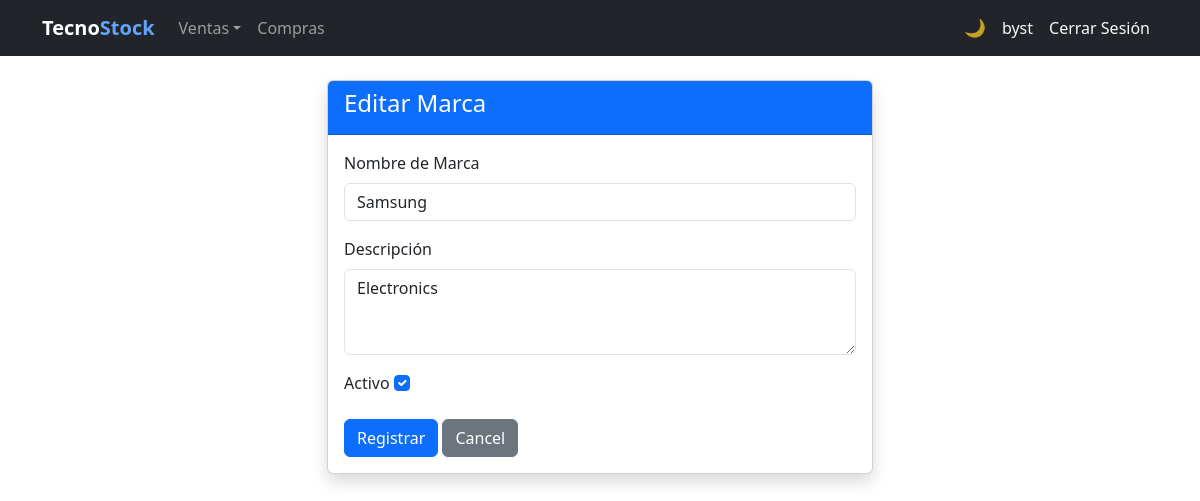
/brands/1/edit/ (signed in), run on an earlier commit of the app's database.
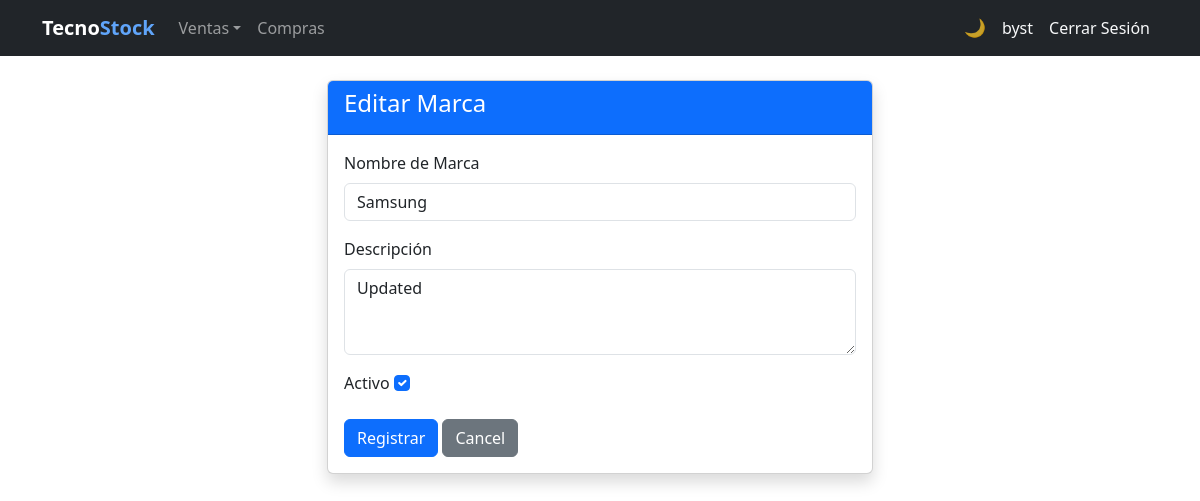
And on a later commit of the database.
### billing/models.py (models this page shows, shortened)
class Brand(models.Model):
    name = models.CharField(max_length=100, unique=True, verbose_name='Nombre de Marca')
    description = models.TextField(blank=True, null=True, verbose_name='Descripción')
    is_active = models.BooleanField(default=True, verbose_name='Activo')
    created_at = models.DateTimeField(auto_now_add=True)
    updated_at = models.DateTimeField(auto_now=True)
    class Meta:
        verbose_name = 'Brand'
        verbose_name_plural = 'Brands'
        ordering = ['name']

### billing/views.py (the view)
# urls.py: path('brands/<int:pk>/edit/', views.brand_update, name='brand_update'),
@login_required
@audit_action('UPDATE_BRAND')
def brand_update(request, pk):
    brand = get_object_or_404(Brand, pk=pk)
    if request.method == 'POST':
        form = BrandForm(request.POST, instance=brand)
        if form.is_valid():
            form.save()
            messages.success(request, 'Marca actualizada correctamente.')
            return redirect('billing:brand_list')
    else:
        form = BrandForm(instance=brand)
    return render(request, 'billing/brand_form.html', {'form': form, 'title': 'Editar Marca'})

### billing/forms.py
class BrandForm(forms.ModelForm):
    class Meta:
        model = Brand
        fields = ['name', 'description', 'is_active']
        widgets = {
            'name': forms.TextInput(attrs={'class':'form-control'}),
            'description': forms.Textarea(attrs={'class':'form-control','rows':3}),
            'is_active': forms.CheckboxInput(attrs={'class':'form-check-input'}),
        }

### billing/templates/billing/brand_form.html (shortened to what this page needs)
{% extends 'billing/base.html' %}
{% block content %}
<div class="row justify-content-center">
  <div class="col-md-6">
    <div class="card shadow">
      <div class="card-header bg-primary text-white"><h4>{{ title }}</h4></div>
      <div class="card-body">
        <form method="post">
          {% for field in form %}
          <div class="mb-3">
            <label class="form-label">{{ field.label }}</label>
            {{ field }}
          </div>
          {% endfor %}
          <button type="submit" class="btn btn-primary">Registrar</button>
          <a href="{% url 'billing:brand_list' %}" class="btn btn-secondary">Cancel</a>
        </form>
      </div>
    </div>
  </div>
</div>
{% endblock %}

What changed in the data, as far as the page shows it:
changed Brand "Samsung": description "Electronics" → "Updated"
